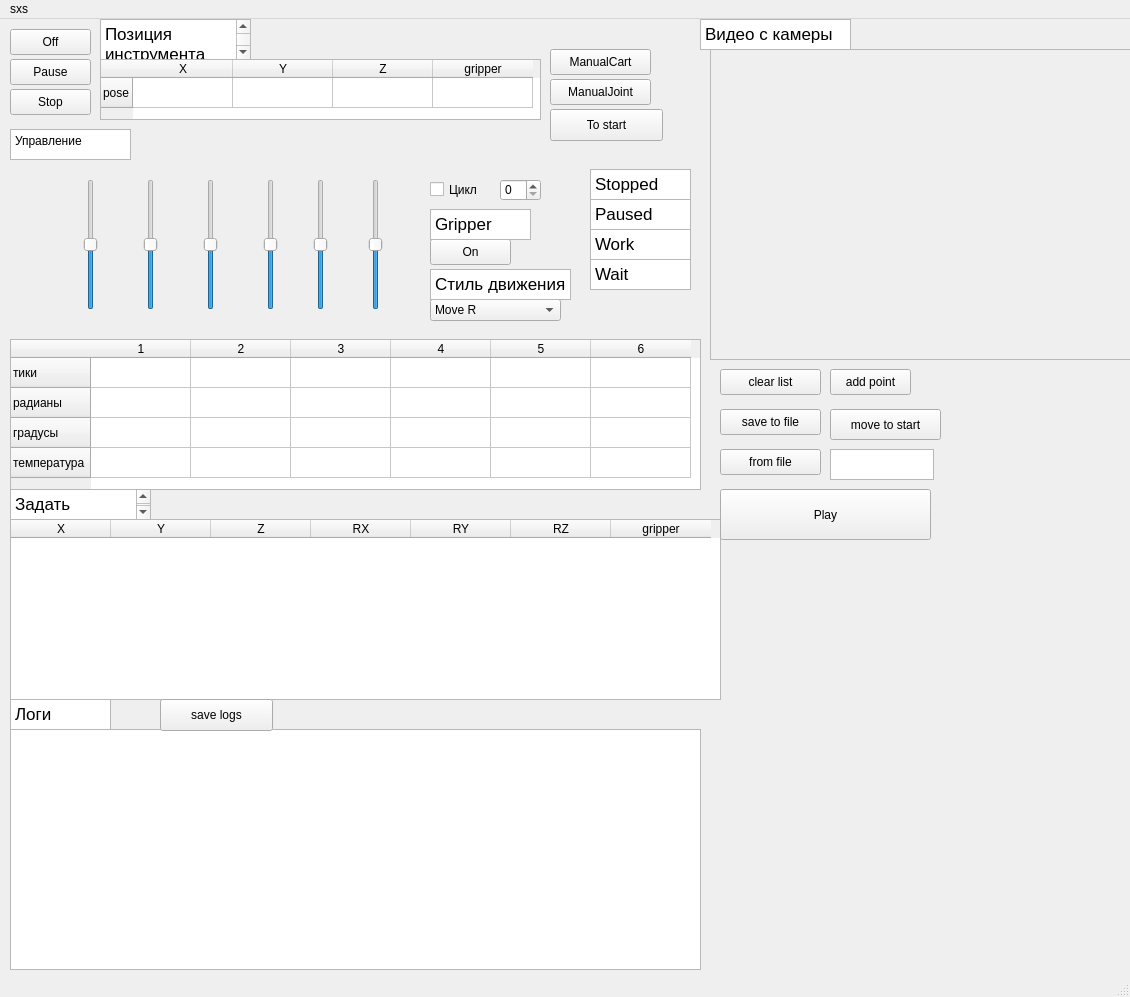
<?xml version="1.0" encoding="UTF-8"?>
<ui version="4.0">
 <class>MainWindow</class>
 <widget class="QMainWindow" name="MainWindow">
  <property name="geometry">
   <rect>
    <x>0</x>
    <y>0</y>
    <width>1130</width>
    <height>997</height>
   </rect>
  </property>
  <property name="windowTitle">
   <string>MainWindow</string>
  </property>
  <widget class="QWidget" name="centralwidget">
   <widget class="QPushButton" name="pushButton">
    <property name="geometry">
     <rect>
      <x>10</x>
      <y>10</y>
      <width>81</width>
      <height>26</height>
     </rect>
    </property>
    <property name="cursor">
     <cursorShape>PointingHandCursor</cursorShape>
    </property>
    <property name="mouseTracking">
     <bool>false</bool>
    </property>
    <property name="text">
     <string>Off</string>
    </property>
   </widget>
   <widget class="QPushButton" name="pushButton_2">
    <property name="geometry">
     <rect>
      <x>10</x>
      <y>40</y>
      <width>81</width>
      <height>26</height>
     </rect>
    </property>
    <property name="text">
     <string>Pause</string>
    </property>
   </widget>
   <widget class="QPushButton" name="pushButton_3">
    <property name="geometry">
     <rect>
      <x>10</x>
      <y>70</y>
      <width>81</width>
      <height>26</height>
     </rect>
    </property>
    <property name="text">
     <string>Stop</string>
    </property>
   </widget>
   <widget class="QTableWidget" name="tableWidget">
    <property name="geometry">
     <rect>
      <x>100</x>
      <y>40</y>
      <width>441</width>
      <height>61</height>
     </rect>
    </property>
    <row>
     <property name="text">
      <string>pose</string>
     </property>
    </row>
    <column>
     <property name="text">
      <string>X</string>
     </property>
    </column>
    <column>
     <property name="text">
      <string>Y</string>
     </property>
    </column>
    <column>
     <property name="text">
      <string>Z</string>
     </property>
    </column>
    <column>
     <property name="text">
      <string>gripper</string>
     </property>
    </column>
   </widget>
   <widget class="QPushButton" name="pushButton_4">
    <property name="geometry">
     <rect>
      <x>550</x>
      <y>30</y>
      <width>101</width>
      <height>26</height>
     </rect>
    </property>
    <property name="text">
     <string>ManualCart</string>
    </property>
   </widget>
   <widget class="QPushButton" name="pushButton_5">
    <property name="geometry">
     <rect>
      <x>550</x>
      <y>60</y>
      <width>101</width>
      <height>26</height>
     </rect>
    </property>
    <property name="text">
     <string>ManualJoint</string>
    </property>
   </widget>
   <widget class="QFrame" name="frame">
    <property name="geometry">
     <rect>
      <x>710</x>
      <y>30</y>
      <width>431</width>
      <height>311</height>
     </rect>
    </property>
    <property name="frameShape">
     <enum>QFrame::StyledPanel</enum>
    </property>
    <property name="frameShadow">
     <enum>QFrame::Raised</enum>
    </property>
   </widget>
   <widget class="QPlainTextEdit" name="plainTextEdit_2">
    <property name="geometry">
     <rect>
      <x>10</x>
      <y>110</y>
      <width>121</width>
      <height>31</height>
     </rect>
    </property>
    <property name="plainText">
     <string>Управление</string>
    </property>
   </widget>
   <widget class="QSlider" name="verticalSlider">
    <property name="geometry">
     <rect>
      <x>65</x>
      <y>160</y>
      <width>51</width>
      <height>131</height>
     </rect>
    </property>
    <property name="minimum">
     <number>-100</number>
    </property>
    <property name="maximum">
     <number>100</number>
    </property>
    <property name="singleStep">
     <number>1</number>
    </property>
    <property name="pageStep">
     <number>0</number>
    </property>
    <property name="value">
     <number>0</number>
    </property>
    <property name="sliderPosition">
     <number>0</number>
    </property>
    <property name="orientation">
     <enum>Qt::Vertical</enum>
    </property>
   </widget>
   <widget class="QSlider" name="verticalSlider_2">
    <property name="geometry">
     <rect>
      <x>125</x>
      <y>160</y>
      <width>51</width>
      <height>131</height>
     </rect>
    </property>
    <property name="minimum">
     <number>-100</number>
    </property>
    <property name="maximum">
     <number>100</number>
    </property>
    <property name="singleStep">
     <number>1</number>
    </property>
    <property name="pageStep">
     <number>0</number>
    </property>
    <property name="value">
     <number>0</number>
    </property>
    <property name="sliderPosition">
     <number>0</number>
    </property>
    <property name="tracking">
     <bool>true</bool>
    </property>
    <property name="orientation">
     <enum>Qt::Vertical</enum>
    </property>
   </widget>
   <widget class="QSlider" name="verticalSlider_3">
    <property name="geometry">
     <rect>
      <x>185</x>
      <y>160</y>
      <width>51</width>
      <height>131</height>
     </rect>
    </property>
    <property name="minimum">
     <number>-100</number>
    </property>
    <property name="maximum">
     <number>100</number>
    </property>
    <property name="singleStep">
     <number>1</number>
    </property>
    <property name="pageStep">
     <number>0</number>
    </property>
    <property name="value">
     <number>0</number>
    </property>
    <property name="sliderPosition">
     <number>0</number>
    </property>
    <property name="tracking">
     <bool>true</bool>
    </property>
    <property name="orientation">
     <enum>Qt::Vertical</enum>
    </property>
   </widget>
   <widget class="QSlider" name="verticalSlider_4">
    <property name="geometry">
     <rect>
      <x>245</x>
      <y>160</y>
      <width>51</width>
      <height>131</height>
     </rect>
    </property>
    <property name="minimum">
     <number>-100</number>
    </property>
    <property name="maximum">
     <number>100</number>
    </property>
    <property name="singleStep">
     <number>1</number>
    </property>
    <property name="pageStep">
     <number>0</number>
    </property>
    <property name="value">
     <number>0</number>
    </property>
    <property name="sliderPosition">
     <number>0</number>
    </property>
    <property name="tracking">
     <bool>true</bool>
    </property>
    <property name="orientation">
     <enum>Qt::Vertical</enum>
    </property>
   </widget>
   <widget class="QSlider" name="verticalSlider_5">
    <property name="geometry">
     <rect>
      <x>300</x>
      <y>160</y>
      <width>41</width>
      <height>131</height>
     </rect>
    </property>
    <property name="minimum">
     <number>-100</number>
    </property>
    <property name="maximum">
     <number>100</number>
    </property>
    <property name="singleStep">
     <number>1</number>
    </property>
    <property name="pageStep">
     <number>0</number>
    </property>
    <property name="value">
     <number>0</number>
    </property>
    <property name="sliderPosition">
     <number>0</number>
    </property>
    <property name="tracking">
     <bool>true</bool>
    </property>
    <property name="orientation">
     <enum>Qt::Vertical</enum>
    </property>
   </widget>
   <widget class="QSlider" name="verticalSlider_6">
    <property name="geometry">
     <rect>
      <x>350</x>
      <y>160</y>
      <width>51</width>
      <height>131</height>
     </rect>
    </property>
    <property name="minimum">
     <number>-100</number>
    </property>
    <property name="maximum">
     <number>100</number>
    </property>
    <property name="singleStep">
     <number>1</number>
    </property>
    <property name="pageStep">
     <number>0</number>
    </property>
    <property name="value">
     <number>0</number>
    </property>
    <property name="sliderPosition">
     <number>0</number>
    </property>
    <property name="tracking">
     <bool>true</bool>
    </property>
    <property name="orientation">
     <enum>Qt::Vertical</enum>
    </property>
   </widget>
   <widget class="QCheckBox" name="checkBox">
    <property name="geometry">
     <rect>
      <x>430</x>
      <y>160</y>
      <width>61</width>
      <height>21</height>
     </rect>
    </property>
    <property name="text">
     <string>Цикл</string>
    </property>
   </widget>
   <widget class="QSpinBox" name="spinBox">
    <property name="geometry">
     <rect>
      <x>500</x>
      <y>160</y>
      <width>41</width>
      <height>22</height>
     </rect>
    </property>
   </widget>
   <widget class="QPushButton" name="pushButton_6">
    <property name="geometry">
     <rect>
      <x>430</x>
      <y>220</y>
      <width>81</width>
      <height>26</height>
     </rect>
    </property>
    <property name="cursor">
     <cursorShape>PointingHandCursor</cursorShape>
    </property>
    <property name="mouseTracking">
     <bool>false</bool>
    </property>
    <property name="text">
     <string>On</string>
    </property>
    <property name="default">
     <bool>false</bool>
    </property>
   </widget>
   <widget class="QComboBox" name="comboBox">
    <property name="geometry">
     <rect>
      <x>430</x>
      <y>280</y>
      <width>131</width>
      <height>22</height>
     </rect>
    </property>
    <item>
     <property name="text">
      <string>Move R</string>
     </property>
    </item>
    <item>
     <property name="text">
      <string>Move L</string>
     </property>
    </item>
    <item>
     <property name="text">
      <string>Move U</string>
     </property>
    </item>
    <item>
     <property name="text">
      <string>Move D</string>
     </property>
    </item>
   </widget>
   <widget class="QTableWidget" name="tableWidget_2">
    <property name="geometry">
     <rect>
      <x>10</x>
      <y>320</y>
      <width>691</width>
      <height>151</height>
     </rect>
    </property>
    <row>
     <property name="text">
      <string>тики</string>
     </property>
    </row>
    <row>
     <property name="text">
      <string>радианы</string>
     </property>
    </row>
    <row>
     <property name="text">
      <string>градусы</string>
     </property>
    </row>
    <row>
     <property name="text">
      <string>температура</string>
     </property>
    </row>
    <column>
     <property name="text">
      <string>1</string>
     </property>
    </column>
    <column>
     <property name="text">
      <string>2</string>
     </property>
    </column>
    <column>
     <property name="text">
      <string>3</string>
     </property>
    </column>
    <column>
     <property name="text">
      <string>4</string>
     </property>
    </column>
    <column>
     <property name="text">
      <string>5</string>
     </property>
    </column>
    <column>
     <property name="text">
      <string>6</string>
     </property>
    </column>
   </widget>
   <widget class="QTableWidget" name="tableWidget_3">
    <property name="geometry">
     <rect>
      <x>10</x>
      <y>500</y>
      <width>711</width>
      <height>181</height>
     </rect>
    </property>
    <column>
     <property name="text">
      <string>X</string>
     </property>
    </column>
    <column>
     <property name="text">
      <string>Y</string>
     </property>
    </column>
    <column>
     <property name="text">
      <string>Z</string>
     </property>
    </column>
    <column>
     <property name="text">
      <string>RX</string>
     </property>
    </column>
    <column>
     <property name="text">
      <string>RY</string>
     </property>
    </column>
    <column>
     <property name="text">
      <string>RZ</string>
     </property>
    </column>
    <column>
     <property name="text">
      <string>gripper</string>
     </property>
    </column>
   </widget>
   <widget class="QPushButton" name="pushButton_12">
    <property name="geometry">
     <rect>
      <x>720</x>
      <y>350</y>
      <width>101</width>
      <height>26</height>
     </rect>
    </property>
    <property name="cursor">
     <cursorShape>PointingHandCursor</cursorShape>
    </property>
    <property name="mouseTracking">
     <bool>false</bool>
    </property>
    <property name="text">
     <string>clear list</string>
    </property>
   </widget>
   <widget class="QPushButton" name="pushButton_13">
    <property name="geometry">
     <rect>
      <x>830</x>
      <y>350</y>
      <width>81</width>
      <height>26</height>
     </rect>
    </property>
    <property name="cursor">
     <cursorShape>PointingHandCursor</cursorShape>
    </property>
    <property name="mouseTracking">
     <bool>false</bool>
    </property>
    <property name="text">
     <string>add point</string>
    </property>
   </widget>
   <widget class="QPushButton" name="pushButton_14">
    <property name="geometry">
     <rect>
      <x>720</x>
      <y>390</y>
      <width>101</width>
      <height>26</height>
     </rect>
    </property>
    <property name="cursor">
     <cursorShape>PointingHandCursor</cursorShape>
    </property>
    <property name="mouseTracking">
     <bool>false</bool>
    </property>
    <property name="text">
     <string>save to file</string>
    </property>
   </widget>
   <widget class="QPushButton" name="pushButton_15">
    <property name="geometry">
     <rect>
      <x>720</x>
      <y>430</y>
      <width>101</width>
      <height>26</height>
     </rect>
    </property>
    <property name="cursor">
     <cursorShape>PointingHandCursor</cursorShape>
    </property>
    <property name="mouseTracking">
     <bool>false</bool>
    </property>
    <property name="text">
     <string>from file</string>
    </property>
   </widget>
   <widget class="QPushButton" name="pushButton_16">
    <property name="geometry">
     <rect>
      <x>830</x>
      <y>390</y>
      <width>111</width>
      <height>31</height>
     </rect>
    </property>
    <property name="cursor">
     <cursorShape>PointingHandCursor</cursorShape>
    </property>
    <property name="mouseTracking">
     <bool>false</bool>
    </property>
    <property name="text">
     <string>move to start</string>
    </property>
   </widget>
   <widget class="QPushButton" name="pushButton_17">
    <property name="geometry">
     <rect>
      <x>720</x>
      <y>470</y>
      <width>211</width>
      <height>51</height>
     </rect>
    </property>
    <property name="cursor">
     <cursorShape>PointingHandCursor</cursorShape>
    </property>
    <property name="mouseTracking">
     <bool>false</bool>
    </property>
    <property name="text">
     <string>Play</string>
    </property>
   </widget>
   <widget class="QPlainTextEdit" name="plainTextEdit_10">
    <property name="geometry">
     <rect>
      <x>10</x>
      <y>710</y>
      <width>691</width>
      <height>241</height>
     </rect>
    </property>
   </widget>
   <widget class="QTextBrowser" name="textBrowser">
    <property name="geometry">
     <rect>
      <x>590</x>
      <y>150</y>
      <width>101</width>
      <height>31</height>
     </rect>
    </property>
    <property name="html">
     <string>&lt;!DOCTYPE HTML PUBLIC &quot;-//W3C//DTD HTML 4.0//EN&quot; &quot;http://www.w3.org/TR/REC-html40/strict.dtd&quot;&gt;
&lt;html&gt;&lt;head&gt;&lt;meta name=&quot;qrichtext&quot; content=&quot;1&quot; /&gt;&lt;style type=&quot;text/css&quot;&gt;
p, li { white-space: pre-wrap; }
&lt;/style&gt;&lt;/head&gt;&lt;body style=&quot; font-family:'.AppleSystemUIFont'; font-size:13pt; font-weight:400; font-style:normal;&quot;&gt;
&lt;p style=&quot; margin-top:0px; margin-bottom:0px; margin-left:0px; margin-right:0px; -qt-block-indent:0; text-indent:0px;&quot;&gt;Stopped&lt;/p&gt;&lt;/body&gt;&lt;/html&gt;</string>
    </property>
   </widget>
   <widget class="QTextBrowser" name="textBrowser_2">
    <property name="geometry">
     <rect>
      <x>590</x>
      <y>180</y>
      <width>101</width>
      <height>31</height>
     </rect>
    </property>
    <property name="html">
     <string>&lt;!DOCTYPE HTML PUBLIC &quot;-//W3C//DTD HTML 4.0//EN&quot; &quot;http://www.w3.org/TR/REC-html40/strict.dtd&quot;&gt;
&lt;html&gt;&lt;head&gt;&lt;meta name=&quot;qrichtext&quot; content=&quot;1&quot; /&gt;&lt;style type=&quot;text/css&quot;&gt;
p, li { white-space: pre-wrap; }
&lt;/style&gt;&lt;/head&gt;&lt;body style=&quot; font-family:'.AppleSystemUIFont'; font-size:13pt; font-weight:400; font-style:normal;&quot;&gt;
&lt;p style=&quot; margin-top:0px; margin-bottom:0px; margin-left:0px; margin-right:0px; -qt-block-indent:0; text-indent:0px;&quot;&gt;Paused&lt;/p&gt;&lt;/body&gt;&lt;/html&gt;</string>
    </property>
   </widget>
   <widget class="QTextBrowser" name="textBrowser_3">
    <property name="geometry">
     <rect>
      <x>590</x>
      <y>210</y>
      <width>101</width>
      <height>31</height>
     </rect>
    </property>
    <property name="html">
     <string>&lt;!DOCTYPE HTML PUBLIC &quot;-//W3C//DTD HTML 4.0//EN&quot; &quot;http://www.w3.org/TR/REC-html40/strict.dtd&quot;&gt;
&lt;html&gt;&lt;head&gt;&lt;meta name=&quot;qrichtext&quot; content=&quot;1&quot; /&gt;&lt;style type=&quot;text/css&quot;&gt;
p, li { white-space: pre-wrap; }
&lt;/style&gt;&lt;/head&gt;&lt;body style=&quot; font-family:'.AppleSystemUIFont'; font-size:13pt; font-weight:400; font-style:normal;&quot;&gt;
&lt;p style=&quot; margin-top:0px; margin-bottom:0px; margin-left:0px; margin-right:0px; -qt-block-indent:0; text-indent:0px;&quot;&gt;Work&lt;/p&gt;&lt;/body&gt;&lt;/html&gt;</string>
    </property>
   </widget>
   <widget class="QTextBrowser" name="textBrowser_4">
    <property name="geometry">
     <rect>
      <x>590</x>
      <y>240</y>
      <width>101</width>
      <height>31</height>
     </rect>
    </property>
    <property name="html">
     <string>&lt;!DOCTYPE HTML PUBLIC &quot;-//W3C//DTD HTML 4.0//EN&quot; &quot;http://www.w3.org/TR/REC-html40/strict.dtd&quot;&gt;
&lt;html&gt;&lt;head&gt;&lt;meta name=&quot;qrichtext&quot; content=&quot;1&quot; /&gt;&lt;style type=&quot;text/css&quot;&gt;
p, li { white-space: pre-wrap; }
&lt;/style&gt;&lt;/head&gt;&lt;body style=&quot; font-family:'.AppleSystemUIFont'; font-size:13pt; font-weight:400; font-style:normal;&quot;&gt;
&lt;p style=&quot; margin-top:0px; margin-bottom:0px; margin-left:0px; margin-right:0px; -qt-block-indent:0; text-indent:0px;&quot;&gt;Wait&lt;/p&gt;&lt;/body&gt;&lt;/html&gt;</string>
    </property>
   </widget>
   <widget class="QTextBrowser" name="textBrowser_5">
    <property name="geometry">
     <rect>
      <x>430</x>
      <y>190</y>
      <width>101</width>
      <height>31</height>
     </rect>
    </property>
    <property name="html">
     <string>&lt;!DOCTYPE HTML PUBLIC &quot;-//W3C//DTD HTML 4.0//EN&quot; &quot;http://www.w3.org/TR/REC-html40/strict.dtd&quot;&gt;
&lt;html&gt;&lt;head&gt;&lt;meta name=&quot;qrichtext&quot; content=&quot;1&quot; /&gt;&lt;style type=&quot;text/css&quot;&gt;
p, li { white-space: pre-wrap; }
&lt;/style&gt;&lt;/head&gt;&lt;body style=&quot; font-family:'.AppleSystemUIFont'; font-size:13pt; font-weight:400; font-style:normal;&quot;&gt;
&lt;p style=&quot; margin-top:0px; margin-bottom:0px; margin-left:0px; margin-right:0px; -qt-block-indent:0; text-indent:0px;&quot;&gt;Gripper&lt;/p&gt;&lt;/body&gt;&lt;/html&gt;</string>
    </property>
   </widget>
   <widget class="QTextBrowser" name="textBrowser_6">
    <property name="geometry">
     <rect>
      <x>430</x>
      <y>250</y>
      <width>141</width>
      <height>31</height>
     </rect>
    </property>
    <property name="html">
     <string>&lt;!DOCTYPE HTML PUBLIC &quot;-//W3C//DTD HTML 4.0//EN&quot; &quot;http://www.w3.org/TR/REC-html40/strict.dtd&quot;&gt;
&lt;html&gt;&lt;head&gt;&lt;meta name=&quot;qrichtext&quot; content=&quot;1&quot; /&gt;&lt;style type=&quot;text/css&quot;&gt;
p, li { white-space: pre-wrap; }
&lt;/style&gt;&lt;/head&gt;&lt;body style=&quot; font-family:'.AppleSystemUIFont'; font-size:13pt; font-weight:400; font-style:normal;&quot;&gt;
&lt;p style=&quot; margin-top:0px; margin-bottom:0px; margin-left:0px; margin-right:0px; -qt-block-indent:0; text-indent:0px;&quot;&gt;Стиль движения&lt;/p&gt;&lt;/body&gt;&lt;/html&gt;</string>
    </property>
   </widget>
   <widget class="QTextBrowser" name="textBrowser_7">
    <property name="geometry">
     <rect>
      <x>10</x>
      <y>470</y>
      <width>141</width>
      <height>31</height>
     </rect>
    </property>
    <property name="html">
     <string>&lt;!DOCTYPE HTML PUBLIC &quot;-//W3C//DTD HTML 4.0//EN&quot; &quot;http://www.w3.org/TR/REC-html40/strict.dtd&quot;&gt;
&lt;html&gt;&lt;head&gt;&lt;meta name=&quot;qrichtext&quot; content=&quot;1&quot; /&gt;&lt;style type=&quot;text/css&quot;&gt;
p, li { white-space: pre-wrap; }
&lt;/style&gt;&lt;/head&gt;&lt;body style=&quot; font-family:'.AppleSystemUIFont'; font-size:13pt; font-weight:400; font-style:normal;&quot;&gt;
&lt;p style=&quot; margin-top:0px; margin-bottom:0px; margin-left:0px; margin-right:0px; -qt-block-indent:0; text-indent:0px;&quot;&gt;Задать координаты&lt;/p&gt;&lt;/body&gt;&lt;/html&gt;</string>
    </property>
   </widget>
   <widget class="QTextEdit" name="textEdit_2">
    <property name="geometry">
     <rect>
      <x>830</x>
      <y>430</y>
      <width>104</width>
      <height>31</height>
     </rect>
    </property>
   </widget>
   <widget class="QTextBrowser" name="textBrowser_10">
    <property name="geometry">
     <rect>
      <x>10</x>
      <y>680</y>
      <width>101</width>
      <height>31</height>
     </rect>
    </property>
    <property name="html">
     <string>&lt;!DOCTYPE HTML PUBLIC &quot;-//W3C//DTD HTML 4.0//EN&quot; &quot;http://www.w3.org/TR/REC-html40/strict.dtd&quot;&gt;
&lt;html&gt;&lt;head&gt;&lt;meta name=&quot;qrichtext&quot; content=&quot;1&quot; /&gt;&lt;style type=&quot;text/css&quot;&gt;
p, li { white-space: pre-wrap; }
&lt;/style&gt;&lt;/head&gt;&lt;body style=&quot; font-family:'.AppleSystemUIFont'; font-size:13pt; font-weight:400; font-style:normal;&quot;&gt;
&lt;p style=&quot; margin-top:0px; margin-bottom:0px; margin-left:0px; margin-right:0px; -qt-block-indent:0; text-indent:0px;&quot;&gt;Логи&lt;/p&gt;&lt;/body&gt;&lt;/html&gt;</string>
    </property>
   </widget>
   <widget class="QTextBrowser" name="textBrowser_8">
    <property name="geometry">
     <rect>
      <x>100</x>
      <y>0</y>
      <width>151</width>
      <height>41</height>
     </rect>
    </property>
    <property name="html">
     <string>&lt;!DOCTYPE HTML PUBLIC &quot;-//W3C//DTD HTML 4.0//EN&quot; &quot;http://www.w3.org/TR/REC-html40/strict.dtd&quot;&gt;
&lt;html&gt;&lt;head&gt;&lt;meta name=&quot;qrichtext&quot; content=&quot;1&quot; /&gt;&lt;style type=&quot;text/css&quot;&gt;
p, li { white-space: pre-wrap; }
&lt;/style&gt;&lt;/head&gt;&lt;body style=&quot; font-family:'.AppleSystemUIFont'; font-size:13pt; font-weight:400; font-style:normal;&quot;&gt;
&lt;p style=&quot; margin-top:0px; margin-bottom:0px; margin-left:0px; margin-right:0px; -qt-block-indent:0; text-indent:0px;&quot;&gt;Позиция инструмента&lt;/p&gt;&lt;/body&gt;&lt;/html&gt;</string>
    </property>
   </widget>
   <widget class="QTextBrowser" name="textBrowser_11">
    <property name="geometry">
     <rect>
      <x>700</x>
      <y>0</y>
      <width>151</width>
      <height>31</height>
     </rect>
    </property>
    <property name="html">
     <string>&lt;!DOCTYPE HTML PUBLIC &quot;-//W3C//DTD HTML 4.0//EN&quot; &quot;http://www.w3.org/TR/REC-html40/strict.dtd&quot;&gt;
&lt;html&gt;&lt;head&gt;&lt;meta name=&quot;qrichtext&quot; content=&quot;1&quot; /&gt;&lt;style type=&quot;text/css&quot;&gt;
p, li { white-space: pre-wrap; }
&lt;/style&gt;&lt;/head&gt;&lt;body style=&quot; font-family:'.AppleSystemUIFont'; font-size:13pt; font-weight:400; font-style:normal;&quot;&gt;
&lt;p style=&quot; margin-top:0px; margin-bottom:0px; margin-left:0px; margin-right:0px; -qt-block-indent:0; text-indent:0px;&quot;&gt;Видео с камеры&lt;/p&gt;&lt;/body&gt;&lt;/html&gt;</string>
    </property>
   </widget>
   <widget class="QPushButton" name="pushButton_18">
    <property name="geometry">
     <rect>
      <x>550</x>
      <y>90</y>
      <width>113</width>
      <height>32</height>
     </rect>
    </property>
    <property name="text">
     <string>To start</string>
    </property>
   </widget>
   <widget class="QPushButton" name="pushButton_19">
    <property name="geometry">
     <rect>
      <x>160</x>
      <y>680</y>
      <width>113</width>
      <height>32</height>
     </rect>
    </property>
    <property name="text">
     <string>save logs</string>
    </property>
   </widget>
  </widget>
  <widget class="QMenuBar" name="menubar">
   <property name="geometry">
    <rect>
     <x>0</x>
     <y>0</y>
     <width>1130</width>
     <height>24</height>
    </rect>
   </property>
   <widget class="QMenu" name="menusxs">
    <property name="title">
     <string>sxs</string>
    </property>
   </widget>
   <addaction name="menusxs"/>
  </widget>
  <widget class="QStatusBar" name="statusbar"/>
 </widget>
 <resources/>
 <connections/>
</ui>
